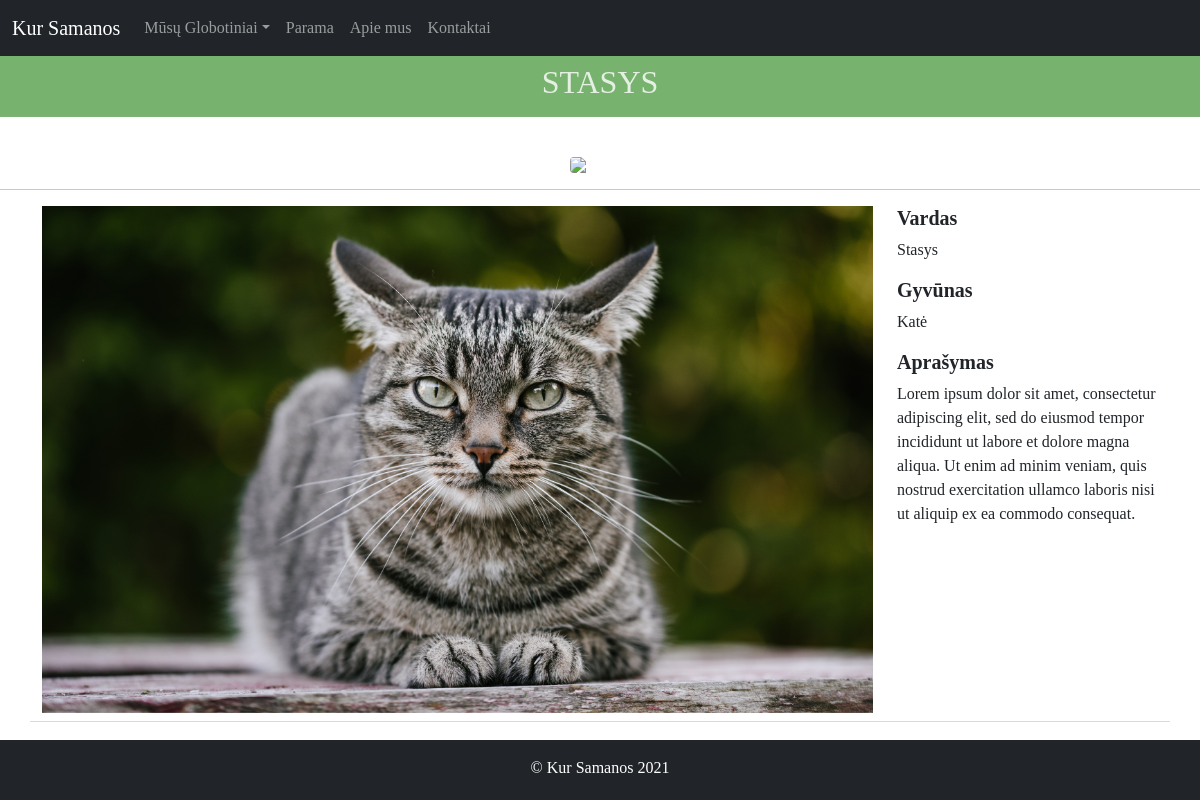
The page /animal/2/ on the database its author committed.
### Sam/models.py (models this page shows, shortened)
class Animal(models.Model):
    animal_types = (
        ("Katė", "Katė"),
        ("Šuo", "Šuo"),
        ("Arklys", "Arklys")
    )
    title = models.CharField(max_length=100)
    animal_type = models.CharField(max_length=100, choices=animal_types)
    content = models.TextField()
    image = models.ImageField(default='default.jpg', upload_to='animal_pics')

### Sam/views.py (the view)
# urls.py: path('animal/<int:pk>/', AnimalDetailView.as_view(), name="animal-detail"),
class AnimalDetailView(DetailView):
    model = Animal

### Sam/templates/Sam/animal_detail.html
{% extends "Sam/base.html" %}
{% block main %}
<div class="page-title page-title-default title-size-small title-design-centered color-scheme-light">
    <div class="container">
        <header class="entry-header">
            <h2 class="entry-title">{{ object.title }}</h2>
        </header>
    </div>
</div>
<img class="rounded mx-auto d-block paw" src="/static/Sam/download.png">
<hr>
<link href="https://maxcdn.bootstrapcdn.com/font-awesome/4.6.3/css/font-awesome.min.css" rel="stylesheet" />
<div class="container">
  <div class="row">
    <div class="col-md-9">
      <div id="carousel-example-generic" class="carousel slide" data-ride="carousel">
        <div class="carousel-inner" role="listbox">
          <div class="carousel-item active">
            <img class="banner img-fluid" src="{{ object.image.url }}" alt="First slide">
        </div>
      </div>
    </div>
  </div>
  <div class="col-md-3">
    <h5><strong>Vardas</strong></h5>
    <p>{{ object.title }}</p>
    <h5><strong>Gyvūnas</strong></h5>
    <p>{{ object.animal_type }}</p>
    <h5><strong>Aprašymas</strong></h5>
    <p>{{ object.content }}</p>
  </div>
  <div class="dropdown-divider"></div>
</div>
{% endblock %}

### Sam/static/Sam/starter-template.css (style rules this page uses)
body { padding-top: 3rem; }

### Sam/static/Sam/styles.css (style rules this page uses)
body { min-height: 400px; margin-bottom: 60px; clear: both; font-family: Comic Sans MS; }
.paw { width: 5%; margin-top: 30px; }
.page-title { width: 100%; border-bottom: 1px solid rgba(168,168,168,.15); position: relative; margin-top: 0px; margin-bottom: 40px; }
.title-size-small { padding: 15px 0; }
.page-title-default { background-color: #77B26E; }
.color-scheme-light { color: rgba(255,255,255,.8); }
.entry-title { margin-bottom: 0; text-transform: uppercase; text-align: center; }
html { position: relative; min-height: 100%; }
.banner { max-width: 900px; }

### rows shown on the page
Animal: title "STASYS", image (picture), title "Stasys", animal_type "Katė", content "Lorem ipsum dolor sit amet, consectetur adipiscing elit, sed do eiusmod tempor incididunt ut labore et dolore magna aliqua. Ut enim ad minim veniam, quis nostrud exercitation ullamco laboris nisi ut aliquip ex ea commodo consequat."
